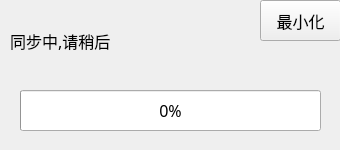
<?xml version="1.0" encoding="UTF-8"?>
<ui version="4.0">
 <class>SyncingProcessForm</class>
 <widget class="QWidget" name="SyncingProcessForm">
  <property name="geometry">
   <rect>
    <x>0</x>
    <y>0</y>
    <width>340</width>
    <height>150</height>
   </rect>
  </property>
  <property name="minimumSize">
   <size>
    <width>340</width>
    <height>150</height>
   </size>
  </property>
  <property name="maximumSize">
   <size>
    <width>340</width>
    <height>150</height>
   </size>
  </property>
  <property name="font">
   <font>
    <family>微软雅黑</family>
    <pointsize>12</pointsize>
   </font>
  </property>
  <property name="windowTitle">
   <string>同步中,请稍后</string>
  </property>
  <widget class="QLabel" name="label">
   <property name="geometry">
    <rect>
     <x>10</x>
     <y>10</y>
     <width>241</width>
     <height>61</height>
    </rect>
   </property>
   <property name="text">
    <string>同步中,请稍后</string>
   </property>
  </widget>
  <widget class="QProgressBar" name="progressBar">
   <property name="geometry">
    <rect>
     <x>20</x>
     <y>90</y>
     <width>301</width>
     <height>41</height>
    </rect>
   </property>
   <property name="minimum">
    <number>0</number>
   </property>
   <property name="value">
    <number>0</number>
   </property>
   <property name="orientation">
    <enum>Qt::Horizontal</enum>
   </property>
  </widget>
  <widget class="QPushButton" name="pushButton">
   <property name="geometry">
    <rect>
     <x>260</x>
     <y>0</y>
     <width>81</width>
     <height>41</height>
    </rect>
   </property>
   <property name="text">
    <string>最小化</string>
   </property>
  </widget>
 </widget>
 <resources/>
 <connections/>
</ui>
